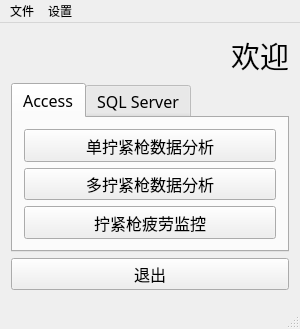
<?xml version="1.0" encoding="UTF-8"?>
<ui version="4.0">
 <class>MainWindow</class>
 <widget class="QMainWindow" name="MainWindow">
  <property name="windowModality">
   <enum>Qt::WindowModal</enum>
  </property>
  <property name="geometry">
   <rect>
    <x>0</x>
    <y>0</y>
    <width>300</width>
    <height>300</height>
   </rect>
  </property>
  <property name="sizePolicy">
   <sizepolicy hsizetype="Expanding" vsizetype="Expanding">
    <horstretch>0</horstretch>
    <verstretch>0</verstretch>
   </sizepolicy>
  </property>
  <property name="font">
   <font>
    <family>等线</family>
    <pointsize>12</pointsize>
   </font>
  </property>
  <property name="windowTitle">
   <string>数据库处理程序</string>
  </property>
  <property name="locale">
   <locale language="Chinese" country="China"/>
  </property>
  <widget class="QWidget" name="centralWidget">
   <property name="enabled">
    <bool>true</bool>
   </property>
   <layout class="QVBoxLayout" name="verticalLayout" stretch="0,4,1">
    <property name="sizeConstraint">
     <enum>QLayout::SetNoConstraint</enum>
    </property>
    <item>
     <widget class="QLabel" name="label">
      <property name="font">
       <font>
        <family>黑体</family>
        <pointsize>22</pointsize>
       </font>
      </property>
      <property name="text">
       <string>欢迎</string>
      </property>
      <property name="alignment">
       <set>Qt::AlignRight|Qt::AlignTrailing|Qt::AlignVCenter</set>
      </property>
     </widget>
    </item>
    <item>
     <widget class="QTabWidget" name="tabWidget">
      <property name="font">
       <font>
        <family>黑体</family>
       </font>
      </property>
      <property name="currentIndex">
       <number>0</number>
      </property>
      <widget class="QWidget" name="tab">
       <attribute name="title">
        <string>Access</string>
       </attribute>
       <layout class="QVBoxLayout" name="verticalLayout_2">
        <item>
         <widget class="QPushButton" name="pushButton">
          <property name="enabled">
           <bool>true</bool>
          </property>
          <property name="sizePolicy">
           <sizepolicy hsizetype="Minimum" vsizetype="Preferred">
            <horstretch>0</horstretch>
            <verstretch>0</verstretch>
           </sizepolicy>
          </property>
          <property name="font">
           <font>
            <family>黑体</family>
           </font>
          </property>
          <property name="text">
           <string>单拧紧枪数据分析</string>
          </property>
         </widget>
        </item>
        <item>
         <widget class="QPushButton" name="pushButton_2">
          <property name="sizePolicy">
           <sizepolicy hsizetype="Minimum" vsizetype="Preferred">
            <horstretch>0</horstretch>
            <verstretch>0</verstretch>
           </sizepolicy>
          </property>
          <property name="font">
           <font>
            <family>黑体</family>
           </font>
          </property>
          <property name="text">
           <string>多拧紧枪数据分析</string>
          </property>
         </widget>
        </item>
        <item>
         <widget class="QPushButton" name="pushButton_3">
          <property name="sizePolicy">
           <sizepolicy hsizetype="Minimum" vsizetype="Preferred">
            <horstretch>0</horstretch>
            <verstretch>0</verstretch>
           </sizepolicy>
          </property>
          <property name="font">
           <font>
            <family>黑体</family>
           </font>
          </property>
          <property name="text">
           <string>拧紧枪疲劳监控</string>
          </property>
         </widget>
        </item>
       </layout>
      </widget>
      <widget class="QWidget" name="tab_2">
       <attribute name="title">
        <string>SQL Server</string>
       </attribute>
       <layout class="QVBoxLayout" name="verticalLayout_3">
        <item>
         <widget class="QPushButton" name="pushButton_7">
          <property name="enabled">
           <bool>true</bool>
          </property>
          <property name="sizePolicy">
           <sizepolicy hsizetype="Minimum" vsizetype="Preferred">
            <horstretch>0</horstretch>
            <verstretch>0</verstretch>
           </sizepolicy>
          </property>
          <property name="font">
           <font>
            <family>黑体</family>
           </font>
          </property>
          <property name="text">
           <string>单拧紧枪数据分析</string>
          </property>
         </widget>
        </item>
        <item>
         <widget class="QPushButton" name="pushButton_6">
          <property name="sizePolicy">
           <sizepolicy hsizetype="Minimum" vsizetype="Preferred">
            <horstretch>0</horstretch>
            <verstretch>0</verstretch>
           </sizepolicy>
          </property>
          <property name="font">
           <font>
            <family>黑体</family>
           </font>
          </property>
          <property name="text">
           <string>多拧紧枪数据分析</string>
          </property>
         </widget>
        </item>
        <item>
         <widget class="QPushButton" name="pushButton_5">
          <property name="sizePolicy">
           <sizepolicy hsizetype="Minimum" vsizetype="Preferred">
            <horstretch>0</horstretch>
            <verstretch>0</verstretch>
           </sizepolicy>
          </property>
          <property name="font">
           <font>
            <family>黑体</family>
           </font>
          </property>
          <property name="text">
           <string>拧紧枪疲劳监控</string>
          </property>
         </widget>
        </item>
       </layout>
      </widget>
     </widget>
    </item>
    <item>
     <widget class="QPushButton" name="pushButton_4">
      <property name="sizePolicy">
       <sizepolicy hsizetype="Minimum" vsizetype="Preferred">
        <horstretch>0</horstretch>
        <verstretch>0</verstretch>
       </sizepolicy>
      </property>
      <property name="font">
       <font>
        <family>黑体</family>
       </font>
      </property>
      <property name="text">
       <string>退出</string>
      </property>
     </widget>
    </item>
   </layout>
  </widget>
  <widget class="QMenuBar" name="menuBar">
   <property name="geometry">
    <rect>
     <x>0</x>
     <y>0</y>
     <width>300</width>
     <height>17</height>
    </rect>
   </property>
   <property name="sizePolicy">
    <sizepolicy hsizetype="MinimumExpanding" vsizetype="MinimumExpanding">
     <horstretch>0</horstretch>
     <verstretch>0</verstretch>
    </sizepolicy>
   </property>
   <property name="font">
    <font>
     <family>黑体</family>
     <pointsize>9</pointsize>
    </font>
   </property>
   <widget class="QMenu" name="menuFile">
    <property name="sizePolicy">
     <sizepolicy hsizetype="Preferred" vsizetype="Preferred">
      <horstretch>0</horstretch>
      <verstretch>0</verstretch>
     </sizepolicy>
    </property>
    <property name="font">
     <font>
      <family>黑体</family>
     </font>
    </property>
    <property name="title">
     <string>文件</string>
    </property>
    <widget class="QMenu" name="menuAccessProcess">
     <property name="geometry">
      <rect>
       <x>533</x>
       <y>99</y>
       <width>138</width>
       <height>108</height>
      </rect>
     </property>
     <property name="title">
      <string>Access数据库处理</string>
     </property>
     <addaction name="actionOpen"/>
     <addaction name="actionOpenComp"/>
     <addaction name="actionSpindleFatigue"/>
    </widget>
    <widget class="QMenu" name="menuMicrosoft_SQL_Server">
     <property name="title">
      <string>Microsoft SQL Server</string>
     </property>
     <addaction name="actionOpenMssql"/>
     <addaction name="actionOpenCompMssql"/>
     <addaction name="actionFatigueMssql"/>
    </widget>
    <addaction name="separator"/>
    <addaction name="menuAccessProcess"/>
    <addaction name="menuMicrosoft_SQL_Server"/>
    <addaction name="actionExit"/>
   </widget>
   <widget class="QMenu" name="menuSetting">
    <property name="font">
     <font>
      <family>黑体</family>
     </font>
    </property>
    <property name="title">
     <string>设置</string>
    </property>
    <widget class="QMenu" name="menuChangeVarities">
     <property name="font">
      <font>
       <family>黑体</family>
      </font>
     </property>
     <property name="title">
      <string>调整变量</string>
     </property>
     <addaction name="separator"/>
     <addaction name="actionPartNum"/>
     <addaction name="actionReverseTime"/>
     <addaction name="actionDefaultReadTime"/>
    </widget>
    <addaction name="menuChangeVarities"/>
   </widget>
   <addaction name="menuFile"/>
   <addaction name="menuSetting"/>
  </widget>
  <widget class="QStatusBar" name="statusBar">
   <property name="font">
    <font>
     <family>黑体</family>
    </font>
   </property>
  </widget>
  <action name="actionOpen">
   <property name="text">
    <string>单拧紧枪分析</string>
   </property>
   <property name="font">
    <font>
     <family>黑体</family>
     <pointsize>9</pointsize>
    </font>
   </property>
  </action>
  <action name="actionExit">
   <property name="text">
    <string>退出</string>
   </property>
   <property name="font">
    <font>
     <family>黑体</family>
     <pointsize>9</pointsize>
    </font>
   </property>
  </action>
  <action name="actionPartNum">
   <property name="text">
    <string>分组数目</string>
   </property>
   <property name="font">
    <font>
     <family>黑体</family>
     <pointsize>9</pointsize>
    </font>
   </property>
  </action>
  <action name="actionDefaultReadTime">
   <property name="text">
    <string>中断时间</string>
   </property>
   <property name="font">
    <font>
     <family>黑体</family>
     <pointsize>9</pointsize>
    </font>
   </property>
  </action>
  <action name="actionReverseTime">
   <property name="text">
    <string>默认回溯月数</string>
   </property>
   <property name="font">
    <font>
     <family>黑体</family>
     <pointsize>9</pointsize>
    </font>
   </property>
  </action>
  <action name="actionOpenComp">
   <property name="text">
    <string>多拧紧枪分析</string>
   </property>
   <property name="font">
    <font>
     <family>黑体</family>
     <pointsize>9</pointsize>
    </font>
   </property>
  </action>
  <action name="actionSpindleFatigue">
   <property name="text">
    <string>疲劳分析</string>
   </property>
   <property name="font">
    <font>
     <family>黑体</family>
     <pointsize>9</pointsize>
    </font>
   </property>
  </action>
  <action name="actionOpenMssql">
   <property name="text">
    <string>单拧紧枪分析</string>
   </property>
  </action>
  <action name="actionOpenCompMssql">
   <property name="text">
    <string>多拧紧枪分析</string>
   </property>
  </action>
  <action name="actionFatigueMssql">
   <property name="text">
    <string>疲劳监控</string>
   </property>
  </action>
 </widget>
 <layoutdefault spacing="6" margin="11"/>
 <resources/>
 <connections>
  <connection>
   <sender>actionExit</sender>
   <signal>triggered()</signal>
   <receiver>MainWindow</receiver>
   <slot>close()</slot>
   <hints>
    <hint type="sourcelabel">
     <x>-1</x>
     <y>-1</y>
    </hint>
    <hint type="destinationlabel">
     <x>352</x>
     <y>349</y>
    </hint>
   </hints>
  </connection>
  <connection>
   <sender>pushButton</sender>
   <signal>clicked()</signal>
   <receiver>actionOpen</receiver>
   <slot>trigger()</slot>
   <hints>
    <hint type="sourcelabel">
     <x>176</x>
     <y>147</y>
    </hint>
    <hint type="destinationlabel">
     <x>-1</x>
     <y>-1</y>
    </hint>
   </hints>
  </connection>
  <connection>
   <sender>pushButton_2</sender>
   <signal>clicked()</signal>
   <receiver>actionOpenComp</receiver>
   <slot>trigger()</slot>
   <hints>
    <hint type="sourcelabel">
     <x>176</x>
     <y>196</y>
    </hint>
    <hint type="destinationlabel">
     <x>-1</x>
     <y>-1</y>
    </hint>
   </hints>
  </connection>
  <connection>
   <sender>pushButton_3</sender>
   <signal>clicked()</signal>
   <receiver>actionSpindleFatigue</receiver>
   <slot>trigger()</slot>
   <hints>
    <hint type="sourcelabel">
     <x>176</x>
     <y>246</y>
    </hint>
    <hint type="destinationlabel">
     <x>-1</x>
     <y>-1</y>
    </hint>
   </hints>
  </connection>
  <connection>
   <sender>pushButton_4</sender>
   <signal>clicked()</signal>
   <receiver>MainWindow</receiver>
   <slot>close()</slot>
   <hints>
    <hint type="sourcelabel">
     <x>176</x>
     <y>296</y>
    </hint>
    <hint type="destinationlabel">
     <x>176</x>
     <y>174</y>
    </hint>
   </hints>
  </connection>
  <connection>
   <sender>pushButton_7</sender>
   <signal>clicked()</signal>
   <receiver>actionOpenMssql</receiver>
   <slot>trigger()</slot>
   <hints>
    <hint type="sourcelabel">
     <x>176</x>
     <y>144</y>
    </hint>
    <hint type="destinationlabel">
     <x>-1</x>
     <y>-1</y>
    </hint>
   </hints>
  </connection>
  <connection>
   <sender>pushButton_6</sender>
   <signal>clicked()</signal>
   <receiver>actionOpenCompMssql</receiver>
   <slot>trigger()</slot>
   <hints>
    <hint type="sourcelabel">
     <x>176</x>
     <y>199</y>
    </hint>
    <hint type="destinationlabel">
     <x>-1</x>
     <y>-1</y>
    </hint>
   </hints>
  </connection>
  <connection>
   <sender>pushButton_5</sender>
   <signal>clicked()</signal>
   <receiver>actionFatigueMssql</receiver>
   <slot>trigger()</slot>
   <hints>
    <hint type="sourcelabel">
     <x>176</x>
     <y>253</y>
    </hint>
    <hint type="destinationlabel">
     <x>-1</x>
     <y>-1</y>
    </hint>
   </hints>
  </connection>
 </connections>
</ui>
